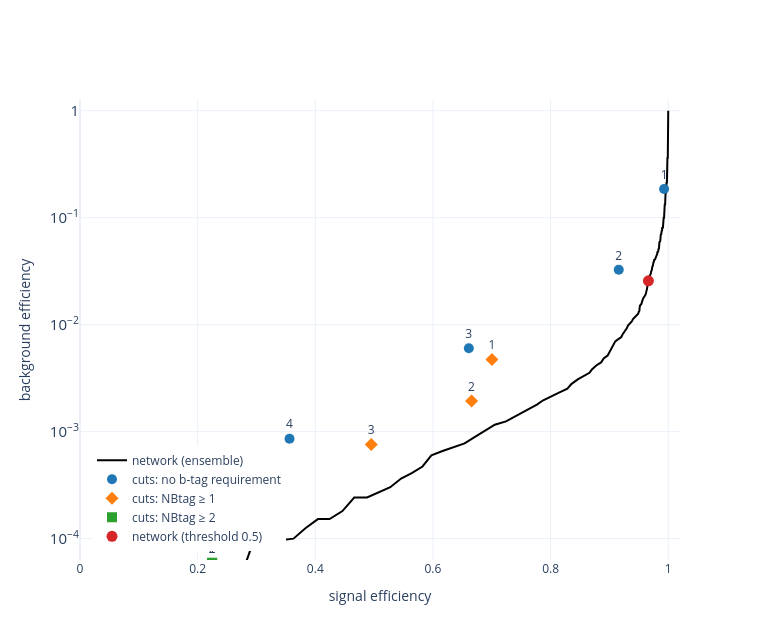

Notebook source saved alongside this figure:
### Code cell
fpr_nn, tpr_nn, _ = roc_curve(y_test, yhat, sample_weight=w_test)
i_nn = np.linspace(0, len(fpr_nn) - 1, 2000).astype(int)

fig = go.Figure()
fig.add_trace(go.Scatter(x=tpr_nn[i_nn], y=fpr_nn[i_nn], mode='lines', name='network (ensemble)',
                         line=dict(color='black', width=2)))
estilo = {0: ('circle', '#1f77b4', 'no b-tag requirement'), 1: ('diamond', '#ff7f0e', 'NBtag ≥ 1'), 2: ('square', '#2ca02c', 'NBtag ≥ 2')}
for nb, (simbolo, cor, nome) in estilo.items():
    d = tabela_cortes[tabela_cortes['NBtag mínimo'] == nb]
    fig.add_trace(go.Scatter(
        x=d['ε_S (%)'] / 100, y=d['ε_B corte (%)'] / 100, mode='markers+text', name=f'cuts: {nome}',
        text=[c.split(' ')[2] for c in d['corte']], textposition='top center',
        marker=dict(symbol=simbolo, size=10, color=cor),
        hovertemplate='%{customdata}<br>signal efficiency: %{x:.3f}<br>background efficiency: %{y:.2e}<extra></extra>',
        customdata=d['corte']))
fig.add_trace(go.Scatter(x=[float(sig_eff)], y=[float(b_eff)], mode='markers', name='network (threshold 0.5)',
                         marker=dict(color='#d62728', size=11)))
fig.update_layout(width=760, height=640, xaxis=dict(range=[0, 1.02], title='signal efficiency'),
                  yaxis=dict(type='log', dtick=1, exponentformat='power', range=[-4.2, 0.1], title='background efficiency'),
                  legend=dict(x=0.02, y=0.02, xanchor='left', yanchor='bottom'))
fig.show()

### Figure 1 — Plotly figure (JSON) as saved in the notebook; plotly's stock layout.template omitted (floating-point values rounded to 4 significant figures; data arrays with more than 128 entries replaced by an {"elided": "..."} marker saying what was removed)
{"data": [{"line": {"color": "black", "width": 2}, "mode": "lines", "name": "network (ensemble)", "type": "scatter", "x": {"elided": "2000 float values"}, "y": {"elided": "2000 float values"}}, {"customdata": ["NJet ≥ 1", "NJet ≥ 2", "NJet ≥ 3", "NJet ≥ 4", "NJet ≥ 5"], "hovertemplate": "%{customdata}<br>signal efficiency: %{x:.3f}<br>background efficiency: %{y:.2e}<extra></extra>", "marker": {"color": "#1f77b4", "size": 10, "symbol": "circle"}, "mode": "markers+text", "name": "cuts: no b-tag requirement", "text": ["1", "2", "3", "4", "5"], "textposition": "top center", "type": "scatter", "x": [0.9929, 0.9159, 0.661, 0.3562, 0.1195], "y": [0.1855, 0.03259, 0.006021, 0.0008591, 9.105e-05]}, {"customdata": ["NJet ≥ 1 e NBtag ≥ 1", "NJet ≥ 2 e NBtag ≥ 1", "NJet ≥ 3 e NBtag ≥ 1", "NJet ≥ 4 e NBtag ≥ 1", "NJet ≥ 5 e NBtag ≥ 1"], "hovertemplate": "%{customdata}<br>signal efficiency: %{x:.3f}<br>background efficiency: %{y:.2e}<extra></extra>", "marker": {"color": "#ff7f0e", "size": 10, "symbol": "diamond"}, "mode": "markers+text", "name": "cuts: NBtag ≥ 1", "text": ["1", "2", "3", "4", "5"], "textposition": "top center", "type": "scatter", "x": [0.7003, 0.6656, 0.4952, 0.2711, 0.09108], "y": [0.00473, 0.001933, 0.0007566, 0.0001649, 1.051e-05]}, {"customdata": ["NJet ≥ 1 e NBtag ≥ 2", "NJet ≥ 2 e NBtag ≥ 2", "NJet ≥ 3 e NBtag ≥ 2", "NJet ≥ 4 e NBtag ≥ 2", "NJet ≥ 5 e NBtag ≥ 2"], "hovertemplate": "%{customdata}<br>signal efficiency: %{x:.3f}<br>background efficiency: %{y:.2e}<extra></extra>", "marker": {"color": "#2ca02c", "size": 10, "symbol": "square"}, "mode": "markers+text", "name": "cuts: NBtag ≥ 2", "text": ["1", "2", "3", "4", "5"], "textposition": "top center", "type": "scatter", "x": [0.2246, 0.2246, 0.1798, 0.1078, 0.04028], "y": [5.935e-05, 5.935e-05, 4.075e-05, 7.282e-06, 7.282e-06]}, {"marker": {"color": "#d62728", "size": 11}, "mode": "markers", "name": "network (threshold 0.5)", "type": "scatter", "x": [0.9663], "y": [0.02568]}], "layout": {"height": 640, "legend": {"x": 0.02, "xanchor": "left", "y": 0.02, "yanchor": "bottom"}, "width": 760, "xaxis": {"range": [0, 1.02], "title": {"text": "signal efficiency"}}, "yaxis": {"dtick": 1, "exponentformat": "power", "range": [-4.2, 0.1], "title": {"text": "background efficiency"}, "type": "log"}}}
